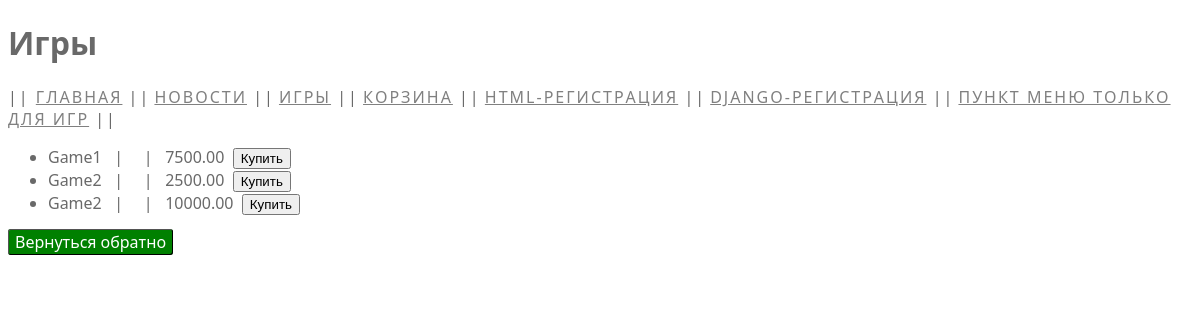
Before: /platform/games with the older database file.
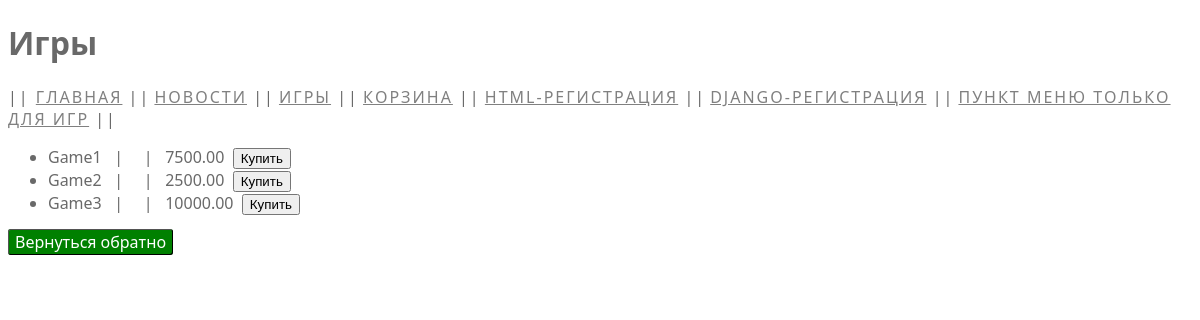
After: the same page with the newer database file.
### task1/models.py (models this page shows, shortened)
class Game(models.Model):
    title = models.CharField(max_length=100)
    price = models.DecimalField(max_digits=10, decimal_places=2)
    size = models.DecimalField(max_digits=9, decimal_places=3)
    description = models.TextField(blank=True)
    age_limited = models.BooleanField(default=False)
    buyer = models.ManyToManyField(Buyer, related_name='games')
    class Meta:
        verbose_name = 'Игра'
        verbose_name_plural = 'Игры'

### task1/views.py (the view)
# urls.py: path('platform/games', games),
def games(request):
    title = 'Игры'
    games = Game.objects.all()
    back_url = "/platform"
    context = {
        'title': title,
        'games': games,
        'len_games': len(games),
        'back_url': back_url
    }
    return render(request, 'games.html', context)

### templates/games.html
{% extends './menu.html' %}
{% block header %}
{{ block.super }}
{% endblock %}
{% block menu %}
{{ block.super }}
<span class="menu"><a href="#">Пункт меню только для Игр</a> ||</span>
{% endblock %}
{% block content %}
{% if len_games == 0 %}
<h2>Не время для игр!</h2>
{% else %}
<ul>
    {%for i in games%}
    <li>{{ i.title }} &nbsp; | &nbsp; {{ i.description }} &nbsp; | &nbsp; {{ i.price }} &nbsp;<button>Купить</button></li>
    {%endfor%}
</ul>
{% endif %}
<span><a class="button" href="{{ back_url }}">Вернуться обратно</a></span>
{% endblock %}
{% block footer %}
{{ block.super }}
{% endblock %}

Changed rows visible on the page:
changed Game: title "Game2" → "Game3"
